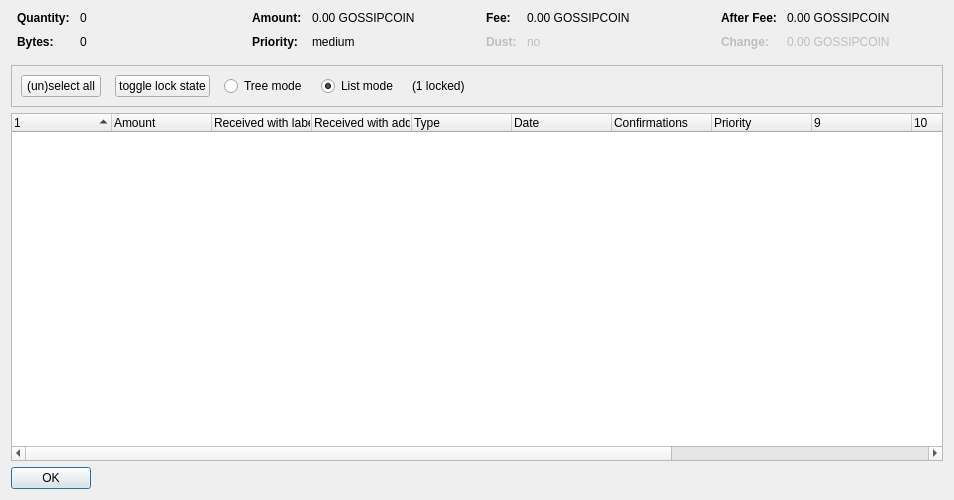
<?xml version="1.0" encoding="UTF-8"?>
<ui version="4.0">
 <class>CoinControlDialog</class>
 <widget class="QDialog" name="CoinControlDialog">
  <property name="geometry">
   <rect>
    <x>0</x>
    <y>0</y>
    <width>954</width>
    <height>500</height>
   </rect>
  </property>
  <property name="windowTitle">
   <string>Coin Selection</string>
  </property>
  <layout class="QVBoxLayout" name="verticalLayout">
   <item>
    <layout class="QHBoxLayout" name="horizontalLayoutTop" stretch="0,0,0,0">
     <property name="topMargin">
      <number>0</number>
     </property>
     <property name="bottomMargin">
      <number>10</number>
     </property>
     <item>
      <layout class="QFormLayout" name="formLayoutCoinControl1">
       <property name="horizontalSpacing">
        <number>10</number>
       </property>
       <property name="verticalSpacing">
        <number>10</number>
       </property>
       <property name="leftMargin">
        <number>6</number>
       </property>
       <property name="rightMargin">
        <number>6</number>
       </property>
       <item row="0" column="0">
        <widget class="QLabel" name="labelCoinControlQuantityText">
         <property name="font">
          <font>
           <weight>75</weight>
           <bold>true</bold>
          </font>
         </property>
         <property name="text">
          <string>Quantity:</string>
         </property>
        </widget>
       </item>
       <item row="0" column="1">
        <widget class="QLabel" name="labelCoinControlQuantity">
         <property name="cursor">
          <cursorShape>IBeamCursor</cursorShape>
         </property>
         <property name="contextMenuPolicy">
          <enum>Qt::ActionsContextMenu</enum>
         </property>
         <property name="text">
          <string notr="true">0</string>
         </property>
         <property name="textInteractionFlags">
          <set>Qt::LinksAccessibleByMouse|Qt::TextSelectableByKeyboard|Qt::TextSelectableByMouse</set>
         </property>
        </widget>
       </item>
       <item row="1" column="0">
        <widget class="QLabel" name="labelCoinControlBytesText">
         <property name="font">
          <font>
           <weight>75</weight>
           <bold>true</bold>
          </font>
         </property>
         <property name="text">
          <string>Bytes:</string>
         </property>
        </widget>
       </item>
       <item row="1" column="1">
        <widget class="QLabel" name="labelCoinControlBytes">
         <property name="cursor">
          <cursorShape>IBeamCursor</cursorShape>
         </property>
         <property name="contextMenuPolicy">
          <enum>Qt::ActionsContextMenu</enum>
         </property>
         <property name="text">
          <string notr="true">0</string>
         </property>
         <property name="textInteractionFlags">
          <set>Qt::LinksAccessibleByMouse|Qt::TextSelectableByKeyboard|Qt::TextSelectableByMouse</set>
         </property>
        </widget>
       </item>
      </layout>
     </item>
     <item>
      <layout class="QFormLayout" name="formLayoutCoinControl2">
       <property name="horizontalSpacing">
        <number>10</number>
       </property>
       <property name="verticalSpacing">
        <number>10</number>
       </property>
       <property name="leftMargin">
        <number>6</number>
       </property>
       <property name="rightMargin">
        <number>6</number>
       </property>
       <item row="0" column="0">
        <widget class="QLabel" name="labelCoinControlAmountText">
         <property name="font">
          <font>
           <weight>75</weight>
           <bold>true</bold>
          </font>
         </property>
         <property name="text">
          <string>Amount:</string>
         </property>
        </widget>
       </item>
       <item row="0" column="1">
        <widget class="QLabel" name="labelCoinControlAmount">
         <property name="cursor">
          <cursorShape>IBeamCursor</cursorShape>
         </property>
         <property name="contextMenuPolicy">
          <enum>Qt::ActionsContextMenu</enum>
         </property>
         <property name="text">
          <string notr="true">0.00 GOSSIPCOIN</string>
         </property>
         <property name="textInteractionFlags">
          <set>Qt::LinksAccessibleByMouse|Qt::TextSelectableByKeyboard|Qt::TextSelectableByMouse</set>
         </property>
        </widget>
       </item>
       <item row="1" column="0">
        <widget class="QLabel" name="labelCoinControlPriorityText">
         <property name="font">
          <font>
           <weight>75</weight>
           <bold>true</bold>
          </font>
         </property>
         <property name="text">
          <string>Priority:</string>
         </property>
        </widget>
       </item>
       <item row="1" column="1">
        <widget class="QLabel" name="labelCoinControlPriority">
         <property name="cursor">
          <cursorShape>IBeamCursor</cursorShape>
         </property>
         <property name="contextMenuPolicy">
          <enum>Qt::ActionsContextMenu</enum>
         </property>
         <property name="text">
          <string>medium</string>
         </property>
         <property name="textInteractionFlags">
          <set>Qt::LinksAccessibleByMouse|Qt::TextSelectableByKeyboard|Qt::TextSelectableByMouse</set>
         </property>
        </widget>
       </item>
      </layout>
     </item>
     <item>
      <layout class="QFormLayout" name="formLayoutCoinControl3">
       <property name="horizontalSpacing">
        <number>10</number>
       </property>
       <property name="verticalSpacing">
        <number>10</number>
       </property>
       <property name="leftMargin">
        <number>6</number>
       </property>
       <property name="rightMargin">
        <number>6</number>
       </property>
       <item row="0" column="0">
        <widget class="QLabel" name="labelCoinControlFeeText">
         <property name="font">
          <font>
           <weight>75</weight>
           <bold>true</bold>
          </font>
         </property>
         <property name="text">
          <string>Fee:</string>
         </property>
        </widget>
       </item>
       <item row="0" column="1">
        <widget class="QLabel" name="labelCoinControlFee">
         <property name="cursor">
          <cursorShape>IBeamCursor</cursorShape>
         </property>
         <property name="contextMenuPolicy">
          <enum>Qt::ActionsContextMenu</enum>
         </property>
         <property name="text">
          <string notr="true">0.00 GOSSIPCOIN</string>
         </property>
         <property name="textInteractionFlags">
          <set>Qt::LinksAccessibleByMouse|Qt::TextSelectableByKeyboard|Qt::TextSelectableByMouse</set>
         </property>
        </widget>
       </item>
       <item row="1" column="0">
        <widget class="QLabel" name="labelCoinControlLowOutputText">
         <property name="enabled">
          <bool>false</bool>
         </property>
         <property name="font">
          <font>
           <weight>75</weight>
           <bold>true</bold>
          </font>
         </property>
         <property name="text">
          <string>Dust:</string>
         </property>
        </widget>
       </item>
       <item row="1" column="1">
        <widget class="QLabel" name="labelCoinControlLowOutput">
         <property name="enabled">
          <bool>false</bool>
         </property>
         <property name="cursor">
          <cursorShape>IBeamCursor</cursorShape>
         </property>
         <property name="contextMenuPolicy">
          <enum>Qt::ActionsContextMenu</enum>
         </property>
         <property name="text">
          <string>no</string>
         </property>
         <property name="textInteractionFlags">
          <set>Qt::LinksAccessibleByMouse|Qt::TextSelectableByKeyboard|Qt::TextSelectableByMouse</set>
         </property>
        </widget>
       </item>
      </layout>
     </item>
     <item>
      <layout class="QFormLayout" name="formLayoutCoinControl4">
       <property name="horizontalSpacing">
        <number>10</number>
       </property>
       <property name="verticalSpacing">
        <number>10</number>
       </property>
       <property name="leftMargin">
        <number>6</number>
       </property>
       <property name="rightMargin">
        <number>6</number>
       </property>
       <item row="0" column="0">
        <widget class="QLabel" name="labelCoinControlAfterFeeText">
         <property name="font">
          <font>
           <weight>75</weight>
           <bold>true</bold>
          </font>
         </property>
         <property name="text">
          <string>After Fee:</string>
         </property>
        </widget>
       </item>
       <item row="0" column="1">
        <widget class="QLabel" name="labelCoinControlAfterFee">
         <property name="cursor">
          <cursorShape>IBeamCursor</cursorShape>
         </property>
         <property name="contextMenuPolicy">
          <enum>Qt::ActionsContextMenu</enum>
         </property>
         <property name="text">
          <string notr="true">0.00 GOSSIPCOIN</string>
         </property>
         <property name="textInteractionFlags">
          <set>Qt::LinksAccessibleByMouse|Qt::TextSelectableByKeyboard|Qt::TextSelectableByMouse</set>
         </property>
        </widget>
       </item>
       <item row="1" column="0">
        <widget class="QLabel" name="labelCoinControlChangeText">
         <property name="enabled">
          <bool>false</bool>
         </property>
         <property name="font">
          <font>
           <weight>75</weight>
           <bold>true</bold>
          </font>
         </property>
         <property name="text">
          <string>Change:</string>
         </property>
        </widget>
       </item>
       <item row="1" column="1">
        <widget class="QLabel" name="labelCoinControlChange">
         <property name="enabled">
          <bool>false</bool>
         </property>
         <property name="cursor">
          <cursorShape>IBeamCursor</cursorShape>
         </property>
         <property name="contextMenuPolicy">
          <enum>Qt::ActionsContextMenu</enum>
         </property>
         <property name="text">
          <string notr="true">0.00 GOSSIPCOIN</string>
         </property>
         <property name="textInteractionFlags">
          <set>Qt::LinksAccessibleByMouse|Qt::TextSelectableByKeyboard|Qt::TextSelectableByMouse</set>
         </property>
        </widget>
       </item>
      </layout>
     </item>
    </layout>
   </item>
   <item>
    <widget class="QFrame" name="frame">
     <property name="minimumSize">
      <size>
       <width>0</width>
       <height>40</height>
      </size>
     </property>
     <property name="frameShape">
      <enum>QFrame::StyledPanel</enum>
     </property>
     <property name="frameShadow">
      <enum>QFrame::Sunken</enum>
     </property>
     <layout class="QHBoxLayout" name="horizontalLayout">
      <item>
       <layout class="QHBoxLayout" name="horizontalLayoutPanel" stretch="0,0,0,0,0,0">
        <property name="spacing">
         <number>14</number>
        </property>
        <item>
         <widget class="QPushButton" name="pushButtonSelectAll">
          <property name="sizePolicy">
           <sizepolicy hsizetype="Maximum" vsizetype="Fixed">
            <horstretch>0</horstretch>
            <verstretch>0</verstretch>
           </sizepolicy>
          </property>
          <property name="text">
           <string>(un)select all</string>
          </property>
          <property name="autoDefault">
           <bool>false</bool>
          </property>
         </widget>
        </item>
        <item>
         <widget class="QPushButton" name="pushButtonToggleLock">
          <property name="sizePolicy">
           <sizepolicy hsizetype="Maximum" vsizetype="Fixed">
            <horstretch>0</horstretch>
            <verstretch>0</verstretch>
           </sizepolicy>
          </property>
          <property name="text">
           <string>toggle lock state</string>
          </property>
          <property name="autoDefault">
           <bool>false</bool>
          </property>
         </widget>
        </item>
        <item>
         <widget class="QRadioButton" name="radioTreeMode">
          <property name="sizePolicy">
           <sizepolicy hsizetype="Maximum" vsizetype="Fixed">
            <horstretch>0</horstretch>
            <verstretch>0</verstretch>
           </sizepolicy>
          </property>
          <property name="text">
           <string>Tree mode</string>
          </property>
         </widget>
        </item>
        <item>
         <widget class="QRadioButton" name="radioListMode">
          <property name="sizePolicy">
           <sizepolicy hsizetype="Maximum" vsizetype="Fixed">
            <horstretch>0</horstretch>
            <verstretch>0</verstretch>
           </sizepolicy>
          </property>
          <property name="text">
           <string>List mode</string>
          </property>
          <property name="checked">
           <bool>true</bool>
          </property>
         </widget>
        </item>
        <item>
         <widget class="QLabel" name="labelLocked">
          <property name="text">
           <string>(1 locked)</string>
          </property>
         </widget>
        </item>
        <item>
         <spacer name="horizontalSpacer">
          <property name="orientation">
           <enum>Qt::Horizontal</enum>
          </property>
          <property name="sizeHint" stdset="0">
           <size>
            <width>40</width>
            <height>20</height>
           </size>
          </property>
         </spacer>
        </item>
       </layout>
      </item>
     </layout>
    </widget>
   </item>
   <item>
    <widget class="CoinControlTreeWidget" name="treeWidget">
     <property name="contextMenuPolicy">
      <enum>Qt::CustomContextMenu</enum>
     </property>
     <property name="sortingEnabled">
      <bool>false</bool>
     </property>
     <property name="columnCount">
      <number>13</number>
     </property>
     <attribute name="headerShowSortIndicator" stdset="0">
      <bool>true</bool>
     </attribute>
     <attribute name="headerStretchLastSection">
      <bool>false</bool>
     </attribute>
     <column>
      <property name="text">
       <string/>
      </property>
     </column>
     <column>
      <property name="text">
       <string>Amount</string>
      </property>
     </column>
     <column>
      <property name="text">
       <string>Received with label</string>
      </property>
     </column>
     <column>
      <property name="text">
       <string>Received with address</string>
      </property>
     </column>
     <column>
      <property name="text">
	<string>Type</string>
      </property>
     </column>
     <column>
      <property name="text">	 
       <string>Date</string>
      </property>
     </column>
     <column>
      <property name="text">
       <string>Confirmations</string>
      </property>
      <property name="toolTip">
       <string>Confirmed</string>
      </property>
     </column>
     <column>
      <property name="text">
       <string>Priority</string>
      </property>
     </column>
     <column>
      <property name="text">
       <string/>
      </property>
     </column>
     <column>
      <property name="text">
       <string/>
      </property>
     </column>
     <column>
      <property name="text">
       <string/>
      </property>
     </column>
     <column>
      <property name="text">
       <string/>
      </property>
     </column>
     <column>
      <property name="text">
       <string/>
      </property>
     </column>
    </widget>
   </item>
   <item>
    <widget class="QDialogButtonBox" name="buttonBox">
     <property name="sizePolicy">
      <sizepolicy hsizetype="Maximum" vsizetype="Fixed">
       <horstretch>0</horstretch>
       <verstretch>0</verstretch>
      </sizepolicy>
     </property>
     <property name="orientation">
      <enum>Qt::Horizontal</enum>
     </property>
     <property name="standardButtons">
      <set>QDialogButtonBox::Ok</set>
     </property>
    </widget>
   </item>
  </layout>
 </widget>
 <customwidgets>
  <customwidget>
   <class>CoinControlTreeWidget</class>
   <extends>QTreeWidget</extends>
   <header>coincontroltreewidget.h</header>
  </customwidget>
 </customwidgets>
 <resources/>
 <connections/>
</ui>
